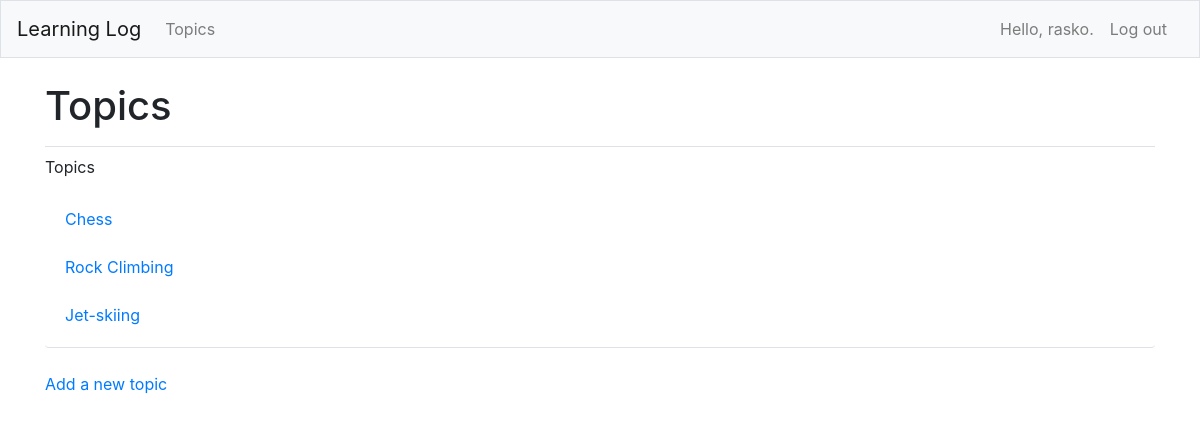
The app's page /topics/ (signed in) with its own data.
### learning_logs/models.py (models this page shows, shortened)
class Topic(models.Model):
    text = models.CharField(max_length=200)
    date_added = models.DateTimeField(auto_now_add=True)
    owner = models.ForeignKey(User, on_delete=models.CASCADE)

### learning_logs/views.py (the view)
# urls.py: path('topics/', views.topics, name='topics'),
@login_required
def topics(request):
    topics = Topic.objects.filter(owner=request.user)
    context = {'all_topics': topics}
    return render(request, 'learning_logs/topics.html', context)

### learning_logs/templates/learning_logs/topics.html
{% extends "learning_logs/base.html" %}
{% block page_header %}
   <h1>Topics</h1>
{% endblock page_header %}
{% block content %}
  <p>Topics</p>
  <ul class="list-group border-bottom pb-2 mb-4">
     {% for topic in all_topics %}
      <li class="list-group-item border-0">
        <a href="{% url 'learning_logs:topic' topic.id %}">
          {{ topic.text }}</a>
      </li>
     {% empty %}
       <li class="list-group-item border-0">No topics have been added yet.</li>
     {% endfor %}
  </ul>
  <a href="{% url 'learning_logs:new_topic' %}">Add a new topic</a>
{% endblock content %}

### learning_logs/templates/learning_logs/base.html (shortened to what this page needs)
{% load bootstrap4 %}
<!doctype html>
<html lang="en">
    <head>
        {% bootstrap_css %}
    </head>
    <body>
        <nav class="navbar navbar-expand-md navbar-light bg-light mb-4 border">
        <a class="navbar-brand" href="{% url 'learning_logs:index'%}">Learning Log</a>
        <div class="collapse navbar-collapse" id="navbarCollapse">
            <ul class="navbar-nav mr-auto">
                <li class="nav-item">
                <a class="nav-link" href="{% url 'learning_logs:topics'%}">Topics</a></li>
            </ul>
            <ul class="navbar-nav ml-auto">
                {% if user.is_authenticated %}
                <li class="nav-item">
                    <span class="navbar-text">Hello, {{ user.username }}.</span>
                </li>
                <li class="nav-item">
                    <form method="post" action="{% url 'users:logout' %}" style="display: inline;">
                        <button type="submit" class="nav-link btn btn-link" style="border: none; background: none; padding: 0.5rem 1rem;">Log out</button>
                    </form>
                </li>
                {% else %}
                  <li class="nav-item">
                    <a class="nav-link" href="{% url 'users:register' %}">Register</a>
                  </li>
                  <li class="nav-item">
                    <a class="nav-link" href="{% url 'users:login' %}">Log in</a></li>
                {% endif %}
              </ul>
        </div>
        </nav>
        <main role="main" class="container">
            <div class="pb-2 mb-2 border-bottom">
                {% block page_header %}{% endblock page_header %}
            </div>
            <div>
                {% block content %}{% endblock content %}
            </div>
        </main>
    </body>
</html>

### records on screen
Topic: text "Chess"
Topic: text "Rock Climbing"
Topic: text "Jet-skiing"

### other values on screen
{{ user.username }} "rasko"
